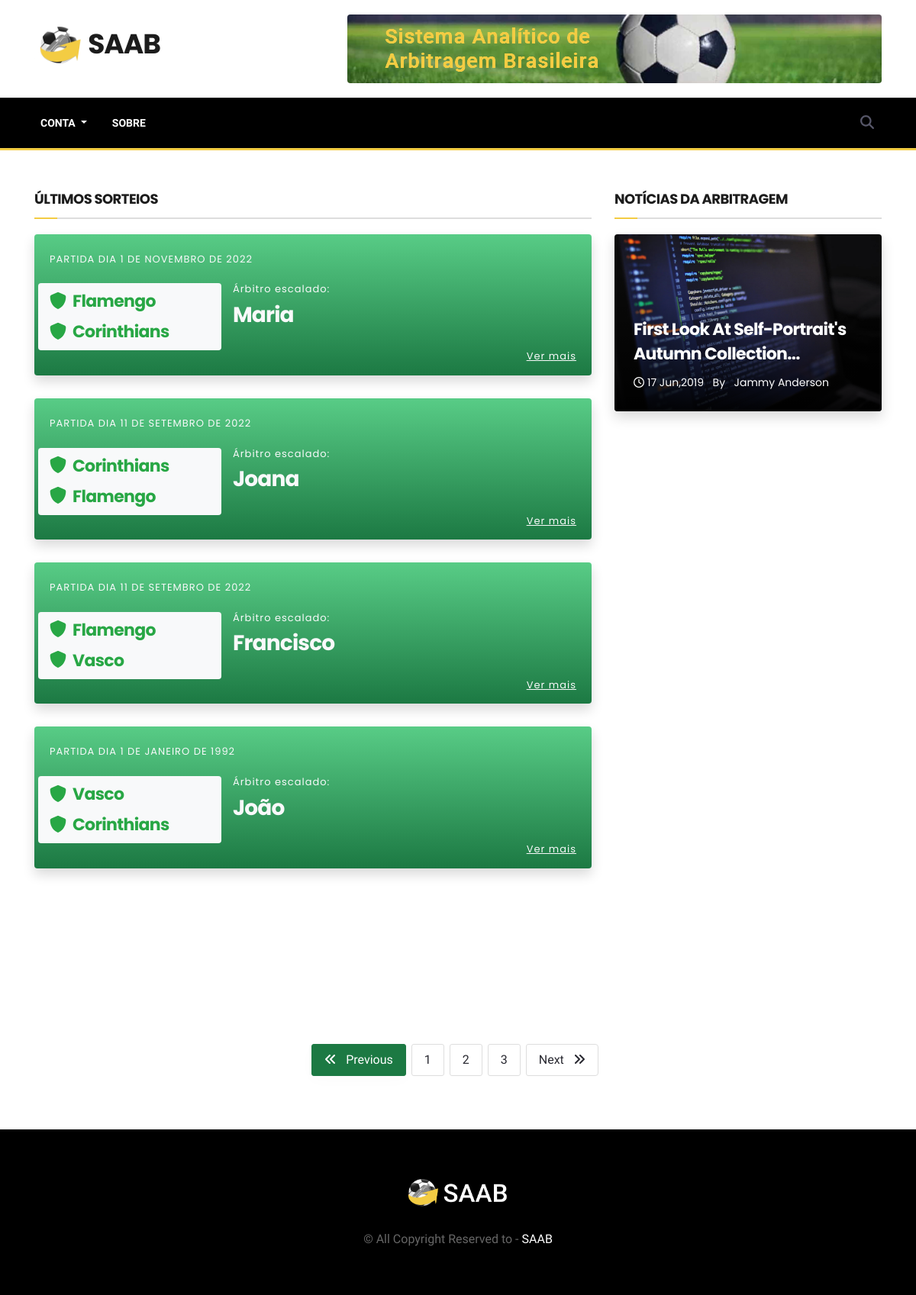
The page / on the database its author committed.
### privado/models.py (models this page shows, shortened)
class Partida(models.Model):
    codigo = models.AutoField(primary_key=True)
    usuario = models.ForeignKey(Usuario, on_delete=models.CASCADE)
    arbitro = models.ForeignKey(Arbitro, on_delete=models.CASCADE)
    visitante  = models.ForeignKey(Time, on_delete=models.CASCADE, related_name='visitante')
    local  = models.ForeignKey(Time, on_delete=models.CASCADE, related_name='local')
    data = models.DateField()

class Time(models.Model):
    codigo = models.AutoField(primary_key=True)
    nome = models.CharField(max_length=100)
    cidade = models.ForeignKey(Cidade, on_delete=models.CASCADE)
    def __str__(self):
        return (self.nome)

class Arbitro(models.Model):
    codigo = models.AutoField(primary_key=True)
    datanasc = models.DateField()
    cidade = models.ForeignKey(Cidade, on_delete=models.CASCADE)
    nome = models.CharField(max_length=100)
    formafisica = models.BooleanField()
    def __str__(self):
        return (self.nome)

### SisArbitros/views.py (the view)
# urls.py: path('', index, name="url_index"),
def index(request):
    part = Partida.objects.all()
    patr_ordenados = part.order_by('-data')
    parametros = {"partidas": patr_ordenados}
    return render(request, "index.html", parametros)

### SisArbitros/templates/index.html (shortened to what this page needs)
{% load static %}
<!DOCTYPE html>
<html lang="pt-br">
<head>
    <link rel="stylesheet" href="{% static '/plugins/bootstrap/css/bootstrap.min.css' %}">
    <link rel="stylesheet" href="{% static '/plugins/font-awesome/css/font-awesome.min.css' %}">
    <link rel="stylesheet" href="{% static '/css/style.css' %}">
</head>
<body>
<header class="header-navigation d-none d-lg-block">
    <div class="container">
        <div class="row align-items-center">
            <div class="col-xs-12 col-sm-3 col-md-3">
                <div class="logo">
                    <a href="{% url 'url_index' %}">
                        <h1><img src="{% static '/img/SAAB-logo2.0.png' %}" alt="" class="w-25 d-inline"> SAAB</h1>
                    </a>
                </div>
            </div>
            <div class="col-xs-12 col-sm-9 col-md-9">
                <div class="top-ad-banner float-right">
                    <a href="#">
                        <img src="{% static '/img/saab-ad.png' %}" class="img-fluid rounded" alt="banner-ads">
                    </a>
                </div>
            </div>
        </div>
    </div>
</header>
<div class="main-navbar clearfix bg-dark ">
    <div class="container">
        <div class="row">
            <div class="col-lg-12">
                <nav class="navbar navbar-expand-lg site-main-nav navigation">
                    <div class="collapse navbar-collapse" id="navbarSupportedContent">
                        <ul class="navbar-nav mr-auto">
                            <li class="nav-item dropdown">
                                <a class="nav-link dropdown-toggle" href="#" role="button" data-toggle="dropdown" aria-haspopup="true" aria-expanded="false">
                                  Conta
                                </a>
                            </li>
                             <li class="nav-item">
                                <a class="nav-link" href="#">Sobre</a>
                            </li>
                        </ul>
                        <div class="nav-search ml-auto d-none d-lg-block">
                            <span id="search">
                                <i class="fa fa-search"></i>
                            </span>
                        </div>
                    </div>
                </nav>
            </div>
        </div>
    </div>
</div>
<div class="py-30"></div>
<section class="block-wrapper">
	<div class="container">
		<div class="row">
			<div class="col-lg-8 col-md-12 col-sm-12 col-xs-12">
				<div class="news-style-one">
                    <h3 class="news-title">
                        <span>últimos sorteios</span>
                    </h3>
                    {% for i in partidas %}
                        <div class="post-navigation rounded w-100 shadow">
                            <div class="item">
                                <div class="post-block-wrapper clearfix mb-1">
                                    <div class="post-content container">
                                        <h6 class="text-uppercase text-light mb-3">Partida dia {{ i.data }}</h6>
                                        <div class="row">
                                            <div class="col-lg-4 w-50 mt-2 bg-light rounded">
                                                <h2 class="post-title text-success mt-2"><i class="fa fa-shield" aria-hidden="true"></i>&nbsp;&nbsp;{{ i.local }}</h2>
                                                <h2 class="post-title text-success mt-2"><i class="fa fa-shield" aria-hidden="true"></i>&nbsp;&nbsp;{{ i.visitante }}</h2>
                                            </div>
                                            <div class="col-lg-6 w-50">
                                                <h6 class="mt-2 text-light">Árbitro escalado:</h6>
                                                <h2 class="mt-2 text-light">{{ i.arbitro }}</h2>
                                            </div>
                                        </div>
                                        <h6 class="float-right"><a href="#" class="text-light "><u>Ver mais</u></a></h6>
                                    </div>
                                </div>
                            </div>
                        </div>
                    {% endfor %}
                </div>
            </div>
            <div class="col-lg-4 col-md-6 col-sm-12 col-xs-12">
                <div class="sidebar">
                    <div class="widget">
                        <h3 class="news-title">
                            <span>Notícias da Arbitragem</span>
                        </h3>
                        <div class="post-overlay-wrapper shadow">
                            <div class="post-thumbnail">
                                <img class="img-fluid" src="{% static '/img/news-01.jpg' %}" alt="post-thumbnail"/>
                            </div>
                            <div class="post-content">
                                <h2 class="post-title">
                                    <a href="single-post.html">First Look At Self-Portrait's Autumn Collection...</a>
                                </h2>
                            <div class="post-meta white">
                            <span class="posted-time"><i class="fa-regular fa-clock mr-1"></i>17 jun,2019</span>
                            <span> by </span>
                            <span class="post-author">
                                <a href="author.html">Jammy Anderson</a>
                            </span>
                        </div>
                    </div>
                </div>
            </div>
        </div>
    </div>
</section>
<section class="section-padding">
    <nav aria-label="pagination-wrapper" class="pagination-wrapper">
        <ul class="pagination justify-content-center">
            <li class="page-item active">
            <a class="page-link" href="#" aria-label="Previous">
                <span aria-hidden="true"><i class="fa fa-angle-double-left mr-2"></i></span>
                <span class="">Previous</span>
            </a>
            </li>
            <li class="page-item"><a class="page-link" href="#">1</a></li>
            <li class="page-item"><a class="page-link" href="#">2</a></li>
            <li class="page-item"><a class="page-link" href="#">3</a></li>
            <li class="page-item">
            <a class="page-link" href="#" aria-label="Next">
                <span class="">Next</span>
                <span aria-hidden="true"><i class="fa fa-angle-double-right ml-2"></i></span>
            </a>
            </li>
        </ul>
    </nav>
</section>
<footer class="footer footer-main ">
    <div class="container">
        <div class="row justify-content-center">
            <div class="col-md-8 col-sm-12 col-lg-6 text-center">
                <a href="index.html"><img src="{% static '/img/saab-logo-letras.png' %}" alt="" class="img-fluid w-25"></a>
                <div class="copyright-text text-center">
                    <p class="mb-0 mt-4">© All Copyright Reserved to - <a href="https://themefisher.com/" target="_blank">SAAB</a></p>
                </div>
            </div>
        </div>
    </div>
</footer>
</body>
</html>

### privado/static/css/style.css (style rules this page uses)
body, p { font-family: "Libre Franklin", sans-serif; line-height: 26px; font-size: 16px; text-rendering: optimizeLegibility; color: #666; font-weight: 400; }
h1, .h1, h2, .h2, h3, .h3, h4, .h4, h5, .h5, h6, .h6 { color: #1c1c1c; font-weight: 700; font-family: "Poppins", sans-serif; letter-spacing: -0.03em; }
h1, .h1 { font-size: 36px; line-height: 48px; }
h2, .h2 { font-size: 28px; line-height: 36px; }
h3, .h3 { font-size: 24px; }
body { background: #fff; color: #575769; }
html, body { height: 100%; }
a { color: #dc3545; }
a:link, a:visited { text-decoration: none; }
.section-padding { padding: 70px 0; position: relative; }
.mb-0 { margin-bottom: 0; }
.py-30 { clear: both; height: 30px; }
ol, ul { margin-bottom: 20px; }
.news-title { font-size: 18px; line-height: 28px; line-height: 100%; text-transform: uppercase; margin: 0 0 20px; padding-bottom: 10px; border-bottom: 2px solid #ddd; }
.news-title span { line-height: 28px; padding-bottom: 14px; position: relative; }
.news-title span:after { content: ""; position: absolute; width: 30px; height: 2px; background: #F3CC43; left: 0px; bottom: 0px; }
.navigation { padding: 10px 0; }
.header-navigation { padding: 0px 0; background: #fff; }
.logo { padding: 28px 0; }
.navbar-collapse { padding-left: 0; }
.navbar-nav .nav-item .nav-link { padding-right: 25px; display: inline-block; font-size: 14px; font-weight: 700; text-transform: uppercase; color: #fff; margin: 0; position: relative; transition: 350ms; }
.main-navbar { position: relative; border-bottom: 3px solid #F3CC43; }
.nav-search span { display: inline-block; cursor: pointer; padding: 10px; font-size: 18px; }
.bg-dark { background: #000 !important; }
.post-title { font-size: 22px; line-height: 32px; }
.post-title a { color: #292931; transition: 0.2s all; }
.post-meta { text-transform: capitalize; font-size: 14px; }
.post-meta span { font-family: "Poppins", sans-serif; margin-right: 8px; display: inline-block; color: #999; }
.post-meta span a { color: #999; }
.post-meta.white span { color: #fff; }
.post-meta.white a { color: #fff; }
.post-author a { color: #999; }
.post-overlay-wrapper { position: relative; }
.post-overlay-wrapper:before { content: " "; position: absolute; display: block; width: 100%; height: 100%; z-index: 1; bottom: 0; left: 0; border-radius: 4px; background: linear-gradient(to bottom, rgba(0, 0, 0, 0) 20%, rgba(0, 0, 0, 0.95) 100%); }
.post-overlay-wrapper .post-thumbnail { position: relative; }
.post-overlay-wrapper .post-thumbnail img { display: block; width: 100%; height: auto; transition: all 0.3s ease-out; }
.post-overlay-wrapper .post-content { position: absolute; bottom: 0; padding: 25px; width: 100%; z-index: 9; }
.post-overlay-wrapper .post-title a, .post-overlay-wrapper .posted-time { color: #fff; }
.post-block-wrapper { position: relative; }
.post-block-wrapper .post-content { padding: 0; }
.block-wrapper { padding: 20px 0px 70px 0px; }
.post-thumbnail img { border-radius: 4px; }
.pagination-wrapper { position: relative; margin-top: 60px; }
.pagination { margin: 0; text-align: center; }
.pagination .page-item { display: inline-block; }
.pagination .page-item a { margin-right: 8px; color: #292931; padding: 10px 16px; transition: all 0.3s ease; display: inline-block; border-radius: 3px; border: 1px solid #dedede; }
.pagination .page-item.active > a { color: #fff; background: #1c7943; box-shadow: 0px 5px 20px rgba(0, 0, 0, 0.02); border-color: #1c7943; }
.page-item:first-child .page-link { margin-left: 0; border-radius: 3px; }
.post-navigation { display: inline-block; padding: 25px 20px 5px 20px; background: linear-gradient(to bottom, #58cc86, #1c7943); border-radius: 2px; margin-bottom: 30px; }
.post-navigation h6 { font-weight: 400; font-size: 13px; letter-spacing: 1px; }
.sidebar .widget { margin-bottom: 50px; }
.footer { background: #000; }
.footer-main { padding: 60px 0px; }
.copyright-text p a { color: #fff; }
a { transition: all 0.35s ease; }

### rows shown on the page
Partida: data "1 DE NOVEMBRO DE 2022", local "Flamengo", visitante "Corinthians", arbitro "Maria"
Partida: data "11 DE SETEMBRO DE 2022", local "Corinthians", visitante "Flamengo", arbitro "Joana"
Partida: data "11 DE SETEMBRO DE 2022", local "Flamengo", visitante "Vasco", arbitro "Francisco"
Partida: data "1 DE JANEIRO DE 1992", local "Vasco", visitante "Corinthians", arbitro "João"
